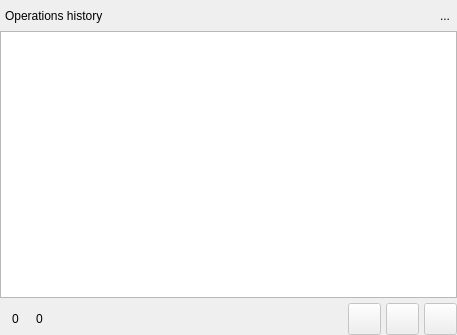
<?xml version="1.0" encoding="UTF-8"?>
<ui version="4.0">
 <class>OperationListWidget</class>
 <widget class="QWidget" name="OperationListWidget">
  <property name="enabled">
   <bool>true</bool>
  </property>
  <property name="geometry">
   <rect>
    <x>0</x>
    <y>0</y>
    <width>457</width>
    <height>335</height>
   </rect>
  </property>
  <property name="sizePolicy">
   <sizepolicy hsizetype="MinimumExpanding" vsizetype="Preferred">
    <horstretch>0</horstretch>
    <verstretch>0</verstretch>
   </sizepolicy>
  </property>
  <property name="minimumSize">
   <size>
    <width>260</width>
    <height>0</height>
   </size>
  </property>
  <property name="maximumSize">
   <size>
    <width>524287</width>
    <height>524287</height>
   </size>
  </property>
  <property name="windowTitle">
   <string>Executed Operations</string>
  </property>
  <property name="windowIcon">
   <iconset resource="../../../../priv-plugins/res/logoicons.qrc">
    <normaloff>:/icons/icons/pgmodeler_logo.png</normaloff>:/icons/icons/pgmodeler_logo.png</iconset>
  </property>
  <property name="styleSheet">
   <string notr="true"/>
  </property>
  <layout class="QVBoxLayout" name="verticalLayout">
   <property name="spacing">
    <number>0</number>
   </property>
   <property name="leftMargin">
    <number>0</number>
   </property>
   <property name="topMargin">
    <number>5</number>
   </property>
   <property name="rightMargin">
    <number>0</number>
   </property>
   <property name="bottomMargin">
    <number>0</number>
   </property>
   <item>
    <widget class="QWidget" name="title_wgt" native="true">
     <layout class="QHBoxLayout" name="horizontalLayout_2">
      <property name="spacing">
       <number>5</number>
      </property>
      <property name="leftMargin">
       <number>5</number>
      </property>
      <property name="topMargin">
       <number>0</number>
      </property>
      <property name="rightMargin">
       <number>0</number>
      </property>
      <property name="bottomMargin">
       <number>5</number>
      </property>
      <item>
       <widget class="QLabel" name="title_lbl">
        <property name="text">
         <string>Operations history</string>
        </property>
       </widget>
      </item>
      <item>
       <spacer name="horizontalSpacer_2">
        <property name="orientation">
         <enum>Qt::Orientation::Horizontal</enum>
        </property>
        <property name="sizeHint" stdset="0">
         <size>
          <width>156</width>
          <height>5</height>
         </size>
        </property>
       </spacer>
      </item>
      <item>
       <widget class="QToolButton" name="hide_tb">
        <property name="toolTip">
         <string>Hide this widget</string>
        </property>
        <property name="text">
         <string>...</string>
        </property>
        <property name="icon">
         <iconset resource="../../res/resources.qrc">
          <normaloff>:/icons/icons/closetab.png</normaloff>:/icons/icons/closetab.png</iconset>
        </property>
        <property name="iconSize">
         <size>
          <width>20</width>
          <height>20</height>
         </size>
        </property>
        <property name="shortcut">
         <string>Esc</string>
        </property>
        <property name="autoRaise">
         <bool>true</bool>
        </property>
       </widget>
      </item>
     </layout>
    </widget>
   </item>
   <item>
    <widget class="QWidget" name="content_wgt" native="true">
     <layout class="QGridLayout" name="gridLayout_2">
      <property name="leftMargin">
       <number>0</number>
      </property>
      <property name="topMargin">
       <number>0</number>
      </property>
      <property name="rightMargin">
       <number>0</number>
      </property>
      <property name="bottomMargin">
       <number>0</number>
      </property>
      <property name="spacing">
       <number>5</number>
      </property>
      <item row="0" column="0" colspan="3">
       <widget class="QTreeWidget" name="operations_tw">
        <property name="enabled">
         <bool>true</bool>
        </property>
        <property name="palette">
         <palette>
          <active>
           <colorrole role="Link">
            <brush brushstyle="SolidPattern">
             <color alpha="255">
              <red>0</red>
              <green>170</green>
              <blue>255</blue>
             </color>
            </brush>
           </colorrole>
          </active>
          <inactive>
           <colorrole role="Link">
            <brush brushstyle="SolidPattern">
             <color alpha="255">
              <red>0</red>
              <green>170</green>
              <blue>255</blue>
             </color>
            </brush>
           </colorrole>
          </inactive>
          <disabled>
           <colorrole role="Link">
            <brush brushstyle="SolidPattern">
             <color alpha="255">
              <red>0</red>
              <green>170</green>
              <blue>255</blue>
             </color>
            </brush>
           </colorrole>
          </disabled>
         </palette>
        </property>
        <property name="frameShadow">
         <enum>QFrame::Shadow::Sunken</enum>
        </property>
        <property name="editTriggers">
         <set>QAbstractItemView::EditTrigger::NoEditTriggers</set>
        </property>
        <property name="showDropIndicator" stdset="0">
         <bool>true</bool>
        </property>
        <property name="alternatingRowColors">
         <bool>true</bool>
        </property>
        <property name="selectionMode">
         <enum>QAbstractItemView::SelectionMode::NoSelection</enum>
        </property>
        <property name="selectionBehavior">
         <enum>QAbstractItemView::SelectionBehavior::SelectItems</enum>
        </property>
        <property name="iconSize">
         <size>
          <width>22</width>
          <height>22</height>
         </size>
        </property>
        <property name="indentation">
         <number>20</number>
        </property>
        <property name="rootIsDecorated">
         <bool>false</bool>
        </property>
        <property name="uniformRowHeights">
         <bool>true</bool>
        </property>
        <property name="itemsExpandable">
         <bool>false</bool>
        </property>
        <property name="allColumnsShowFocus">
         <bool>true</bool>
        </property>
        <property name="headerHidden">
         <bool>true</bool>
        </property>
        <property name="expandsOnDoubleClick">
         <bool>false</bool>
        </property>
        <attribute name="headerVisible">
         <bool>false</bool>
        </attribute>
        <column>
         <property name="text">
          <string>1</string>
         </property>
        </column>
       </widget>
      </item>
      <item row="2" column="0" colspan="3">
       <layout class="QHBoxLayout" name="horizontalLayout">
        <property name="spacing">
         <number>5</number>
        </property>
        <item>
         <layout class="QGridLayout" name="gridLayout">
          <property name="spacing">
           <number>5</number>
          </property>
          <item row="0" column="1" rowspan="2">
           <widget class="QLabel" name="op_count_lbl">
            <property name="enabled">
             <bool>true</bool>
            </property>
            <property name="toolTip">
             <string>Total number of operations.</string>
            </property>
            <property name="text">
             <string>0</string>
            </property>
           </widget>
          </item>
          <item row="0" column="2" rowspan="2">
           <widget class="QLabel" name="position_lbl">
            <property name="enabled">
             <bool>true</bool>
            </property>
            <property name="maximumSize">
             <size>
              <width>25</width>
              <height>25</height>
             </size>
            </property>
            <property name="toolTip">
             <string>Current history position.</string>
            </property>
            <property name="text">
             <string/>
            </property>
            <property name="pixmap">
             <pixmap resource="../../res/resources.qrc">:/icons/icons/ophistorypos.png</pixmap>
            </property>
            <property name="scaledContents">
             <bool>true</bool>
            </property>
            <property name="indent">
             <number>-1</number>
            </property>
           </widget>
          </item>
          <item row="0" column="0" rowspan="2">
           <widget class="QLabel" name="operations_lbl">
            <property name="enabled">
             <bool>true</bool>
            </property>
            <property name="maximumSize">
             <size>
              <width>25</width>
              <height>25</height>
             </size>
            </property>
            <property name="toolTip">
             <string>Total number of operations.</string>
            </property>
            <property name="pixmap">
             <pixmap resource="../../res/resources.qrc">:/icons/icons/ophistory.png</pixmap>
            </property>
            <property name="scaledContents">
             <bool>true</bool>
            </property>
           </widget>
          </item>
          <item row="0" column="3" rowspan="2">
           <widget class="QLabel" name="current_pos_lbl">
            <property name="enabled">
             <bool>true</bool>
            </property>
            <property name="toolTip">
             <string>Current history position.</string>
            </property>
            <property name="text">
             <string>0</string>
            </property>
           </widget>
          </item>
         </layout>
        </item>
        <item>
         <spacer name="horizontalSpacer">
          <property name="orientation">
           <enum>Qt::Orientation::Horizontal</enum>
          </property>
          <property name="sizeHint" stdset="0">
           <size>
            <width>106</width>
            <height>20</height>
           </size>
          </property>
         </spacer>
        </item>
        <item>
         <widget class="QToolButton" name="rem_operations_tb">
          <property name="enabled">
           <bool>false</bool>
          </property>
          <property name="sizePolicy">
           <sizepolicy hsizetype="Fixed" vsizetype="Fixed">
            <horstretch>0</horstretch>
            <verstretch>0</verstretch>
           </sizepolicy>
          </property>
          <property name="toolTip">
           <string>Delete operation history</string>
          </property>
          <property name="text">
           <string/>
          </property>
          <property name="icon">
           <iconset resource="../../res/resources.qrc">
            <normaloff>:/icons/icons/delete.png</normaloff>:/icons/icons/delete.png</iconset>
          </property>
          <property name="iconSize">
           <size>
            <width>25</width>
            <height>25</height>
           </size>
          </property>
          <property name="autoRaise">
           <bool>false</bool>
          </property>
         </widget>
        </item>
        <item>
         <widget class="QToolButton" name="undo_tb">
          <property name="enabled">
           <bool>false</bool>
          </property>
          <property name="sizePolicy">
           <sizepolicy hsizetype="Fixed" vsizetype="Fixed">
            <horstretch>0</horstretch>
            <verstretch>0</verstretch>
           </sizepolicy>
          </property>
          <property name="toolTip">
           <string>Undo</string>
          </property>
          <property name="text">
           <string/>
          </property>
          <property name="icon">
           <iconset resource="../../res/resources.qrc">
            <normaloff>:/icons/icons/undo.png</normaloff>:/icons/icons/undo.png</iconset>
          </property>
          <property name="iconSize">
           <size>
            <width>25</width>
            <height>25</height>
           </size>
          </property>
          <property name="autoRaise">
           <bool>false</bool>
          </property>
         </widget>
        </item>
        <item>
         <widget class="QToolButton" name="redo_tb">
          <property name="enabled">
           <bool>false</bool>
          </property>
          <property name="sizePolicy">
           <sizepolicy hsizetype="Fixed" vsizetype="Fixed">
            <horstretch>0</horstretch>
            <verstretch>0</verstretch>
           </sizepolicy>
          </property>
          <property name="toolTip">
           <string>Redo</string>
          </property>
          <property name="text">
           <string/>
          </property>
          <property name="icon">
           <iconset resource="../../res/resources.qrc">
            <normaloff>:/icons/icons/redo.png</normaloff>:/icons/icons/redo.png</iconset>
          </property>
          <property name="iconSize">
           <size>
            <width>25</width>
            <height>25</height>
           </size>
          </property>
          <property name="autoRaise">
           <bool>false</bool>
          </property>
         </widget>
        </item>
       </layout>
      </item>
     </layout>
    </widget>
   </item>
  </layout>
 </widget>
 <tabstops>
  <tabstop>operations_tw</tabstop>
  <tabstop>undo_tb</tabstop>
  <tabstop>redo_tb</tabstop>
  <tabstop>hide_tb</tabstop>
 </tabstops>
 <resources>
  <include location="../../res/resources.qrc"/>
  <include location="../../../../priv-plugins/res/logoicons.qrc"/>
 </resources>
 <connections/>
</ui>
